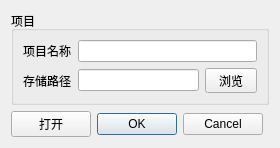
<?xml version="1.0" encoding="UTF-8"?>
<ui version="4.0">
 <class>NewProjectDialog</class>
 <widget class="QDialog" name="NewProjectDialog">
  <property name="windowModality">
   <enum>Qt::ApplicationModal</enum>
  </property>
  <property name="geometry">
   <rect>
    <x>0</x>
    <y>0</y>
    <width>577</width>
    <height>188</height>
   </rect>
  </property>
  <property name="windowTitle">
   <string>新建项目</string>
  </property>
  <property name="modal">
   <bool>true</bool>
  </property>
  <layout class="QGridLayout" name="gridLayout_2">
   <property name="sizeConstraint">
    <enum>QLayout::SetFixedSize</enum>
   </property>
   <item row="2" column="1">
    <widget class="QDialogButtonBox" name="uiButtonBox">
     <property name="orientation">
      <enum>Qt::Horizontal</enum>
     </property>
     <property name="standardButtons">
      <set>QDialogButtonBox::Cancel|QDialogButtonBox::Ok</set>
     </property>
    </widget>
   </item>
   <item row="2" column="0">
    <widget class="QPushButton" name="uiOpenProjectPushButton">
     <property name="text">
      <string>打开</string>
     </property>
    </widget>
   </item>
   <item row="0" column="0" colspan="3">
    <widget class="QGroupBox" name="uiProjectGroupBox">
     <property name="title">
      <string>项目</string>
     </property>
     <layout class="QGridLayout" name="gridLayout">
      <item row="0" column="0">
       <widget class="QLabel" name="uiNameLabel">
        <property name="sizePolicy">
         <sizepolicy hsizetype="Fixed" vsizetype="Preferred">
          <horstretch>0</horstretch>
          <verstretch>0</verstretch>
         </sizepolicy>
        </property>
        <property name="text">
         <string>项目名称</string>
        </property>
        <property name="textFormat">
         <enum>Qt::AutoText</enum>
        </property>
       </widget>
      </item>
      <item row="0" column="1" colspan="3">
       <widget class="QLineEdit" name="uiNameLineEdit"/>
      </item>
      <item row="1" column="0">
       <widget class="QLabel" name="uiLocationLabel">
        <property name="sizePolicy">
         <sizepolicy hsizetype="Fixed" vsizetype="Preferred">
          <horstretch>0</horstretch>
          <verstretch>0</verstretch>
         </sizepolicy>
        </property>
        <property name="text">
         <string>存储路径</string>
        </property>
       </widget>
      </item>
      <item row="1" column="1" colspan="2">
       <widget class="QLineEdit" name="uiLocationLineEdit"/>
      </item>
      <item row="1" column="3">
       <widget class="QToolButton" name="uiLocationBrowserToolButton">
        <property name="text">
         <string>  浏览  </string>
        </property>
       </widget>
      </item>
     </layout>
    </widget>
   </item>
  </layout>
 </widget>
 <resources/>
 <connections>
  <connection>
   <sender>uiButtonBox</sender>
   <signal>accepted()</signal>
   <receiver>NewProjectDialog</receiver>
   <slot>accept()</slot>
   <hints>
    <hint type="sourcelabel">
     <x>248</x>
     <y>254</y>
    </hint>
    <hint type="destinationlabel">
     <x>157</x>
     <y>274</y>
    </hint>
   </hints>
  </connection>
  <connection>
   <sender>uiButtonBox</sender>
   <signal>rejected()</signal>
   <receiver>NewProjectDialog</receiver>
   <slot>reject()</slot>
   <hints>
    <hint type="sourcelabel">
     <x>316</x>
     <y>260</y>
    </hint>
    <hint type="destinationlabel">
     <x>286</x>
     <y>274</y>
    </hint>
   </hints>
  </connection>
  <connection>
   <sender>uiNameLineEdit</sender>
   <signal>returnPressed()</signal>
   <receiver>NewProjectDialog</receiver>
   <slot>accept()</slot>
   <hints>
    <hint type="sourcelabel">
     <x>321</x>
     <y>56</y>
    </hint>
    <hint type="destinationlabel">
     <x>288</x>
     <y>93</y>
    </hint>
   </hints>
  </connection>
  <connection>
   <sender>uiLocationLineEdit</sender>
   <signal>returnPressed()</signal>
   <receiver>NewProjectDialog</receiver>
   <slot>accept()</slot>
   <hints>
    <hint type="sourcelabel">
     <x>285</x>
     <y>100</y>
    </hint>
    <hint type="destinationlabel">
     <x>288</x>
     <y>93</y>
    </hint>
   </hints>
  </connection>
 </connections>
</ui>
